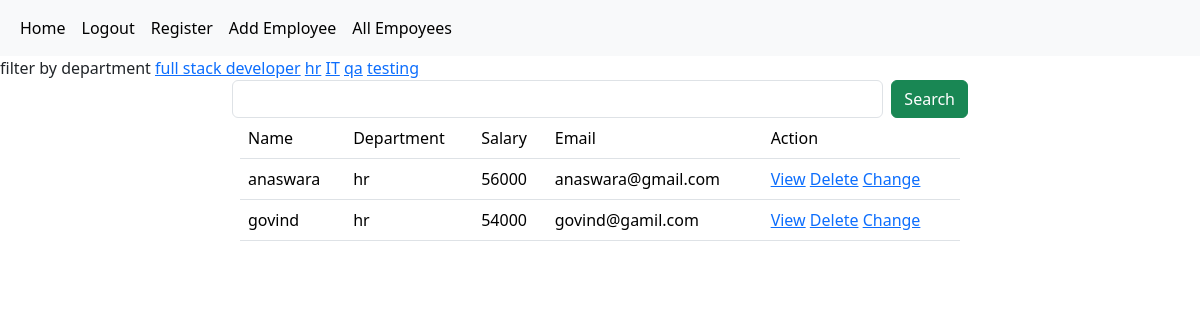
/employees/all?department=hr (signed in), run on the app's committed database.
### crm/models.py (models this page shows, shortened)
class Employees(models.Model):
    name=models.CharField(max_length=200)
    department=models.CharField(max_length=200)
    salary=models.PositiveIntegerField()
    email=models.EmailField(unique=True)
    dob=models.DateField(null=True,blank=True)
    age=models.PositiveIntegerField()
    contact=models.CharField(max_length=12,null=True)
    profile_pic=models.ImageField(upload_to="images",null=True,blank=True)

### crm/views.py (the view, shortened to what this page needs)
# urls.py: path('employees/all',views.EmployeeListView.as_view(),name="emp-all"),
@method_decorator(signin_required,name="dispatch")
class EmployeeListView(View):
    def get(self,request,*args,**kwargs):
         qs=Employees.objects.all()
         departments=Employees.objects.all().values_list("department",flat=True).distinct()
         print(departments)
         if "department" in request.GET:
            dept=request.GET.get("department")
            qs=qs.filter(department__iexact=dept)
         return render(request,"emp_all.html",{"data":qs,"departments":departments})

### crm/views.py (called while the page is built)
def signin_required(fn):
   def wrapper(request,*args,**kwargs):
      if not request.user.is_authenticated:
         messages.error(request,"invalid session")
         return redirect("signin")
      else:
         return fn(request,*args,**kwargs)
   return wrapper

### crm/templates/emp_all.html (shortened to what this page needs)
{%extends 'base.html'%}
{%block body_block%}
<div>
    filter by department
    {%for dep in departments%}
    <a href="{%url 'emp-all'%}?department={{dep}}">{{dep}}</a>
    {%endfor%}
</div>
</div><div class="container">
    <div class="row">
        <div class="col-2"></div>
        <div class="col-8">
            <form action="" method="post">
                <div class="d-flex">
                    <input type="text" name="box" class="form-control me-2">
                    <button type="submit" class="btn btn-success">Search</button>
                </div>
            </form>
        </div>
        <div class="col-2"></div>
    </div>
<div class="container">
    <div class="row">
        <div class="col-2"></div>
        <div class="col-8">
            <table class="table table-hover">
                <tr>
                    <td>Name</td>
                    <td>Department</td>
                    <td>Salary</td>
                    <td>Email</td>
                    <td>Action</td>
                </tr>
                {%for emp in data%}
                <tr>
                    <td>{{emp.name}}</td>
                    <td>{{emp.department}}</td>
                    <td>{{emp.salary}}</td>
                    <td>{{emp.email}}</td>
                    <td>
                        <a href="{%url 'emp-detail' emp.id%}">View</a>
                        <a href="{%url 'emp-delete' emp.id%}">Delete</a>
                        <a href="{%url 'emp-change' emp.id%}">Change</a>
                    </td>
                </tr>
                {%endfor%}
            </table>
        </div>
        <div class="col-2"></div>
    </div>
</div>
{%endblock%}

### data on the page
Employees: name "anaswara", department "hr", salary "56000", email "anaswara@gmail.com"
Employees: name "govind", department "hr", salary "54000", email "govind@gamil.com"

### other printed values
{{ dep }} "full stack developer" "hr" "IT" "qa" "testing"
